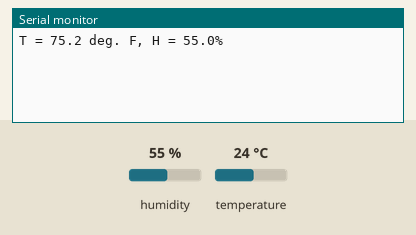
Recording of a sketch running on a simulated Arduino Uno, built with avr-gcc and run on an emulated ATmega328P. On the bench: the last lines printed to the serial monitor. The test bench sets the inputs (shaded band); at power-on: humidity 55 %, temperature 24 °C.

Above: at 3.0 s.
3.1 s: humidity set to 22 %
4.6 s: temperature set to 12 °C
At 4.9 s:
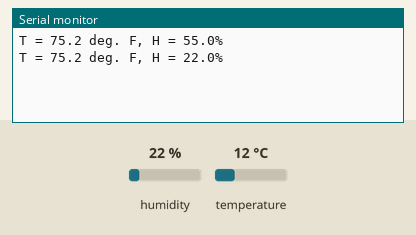
6.1 s: humidity set to 40 %
At 7.9 s:
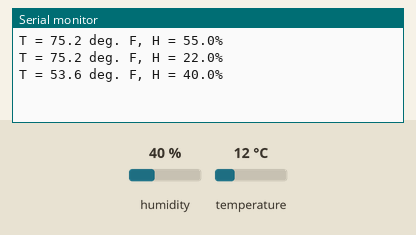
Timing chart, 0 to 9.4 s (numbered marks = the images above; inputs shaded):
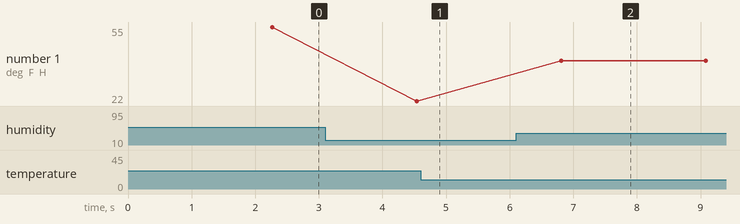

The sketch:

temp_humidity.ino
```cpp
#include <dht_nonblocking.h>

#define DHT_SENSOR_TYPE DHT_TYPE_11

//#define DHT_SENSOR_TYPE DHT_TYPE_21
//#define DHT_SENSOR_TYPE DHT_TYPE_22

static const int DHT_SENSOR_PIN = 6;

DHT_nonblocking dht_sensor(DHT_SENSOR_PIN, DHT_SENSOR_TYPE );

void setup( )
{
  Serial.begin(9600);
}
void loop( )
{
  float temperature;
  float humidity;
  float temperature_F;

  if(dht_sensor.measure(&temperature, &humidity)){
    temperature_F = temperature*1.8 + 32;

    Serial.print( "T = " );
    Serial.print( temperature_F, 1 );
    Serial.print( " deg. F, H = " );
    Serial.print( humidity, 1 );
    Serial.println( "%" );
  }
}
```

Measured:
- after the input at 6.1 s, the serial monitor: prints a new line after 0.71 s (image 2)
- plotted number 1: 55 → 22 after the input at 3.1 s, 22 → 40 after the input at 6.1 s
